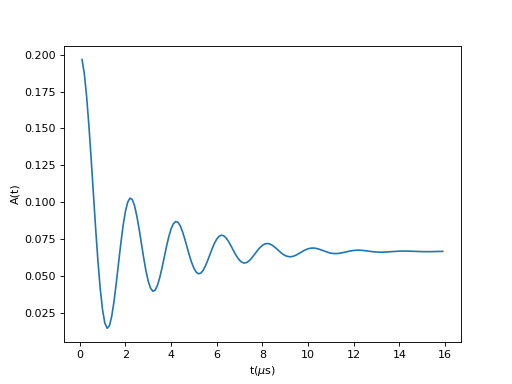

Write Python code to recreate this figure.
from mantid.simpleapi import FunctionWrapper
import matplotlib.pyplot as plt
import numpy as np
x = np.arange(0.1,16,0.1)
y = FunctionWrapper("GaussBessel")
fig, ax=plt.subplots()
ax.plot(x, y(x))
ax.set_xlabel('t($\mu$s)')
ax.set_ylabel('A(t)')
